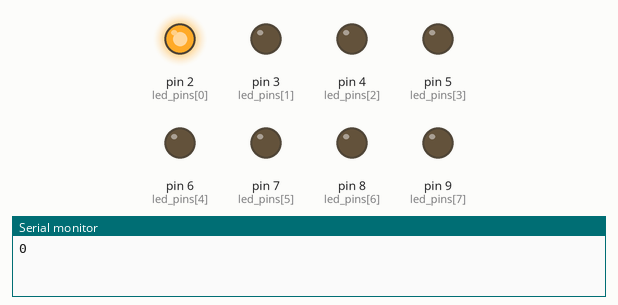
This sketch was run on a simulated Arduino Uno, built with avr-gcc and run on an emulated ATmega328P. On the bench: output pins drawn as LEDs (lit = HIGH), the last lines printed to the serial monitor.

Above: at 0.02 s.
At 0.27 s:
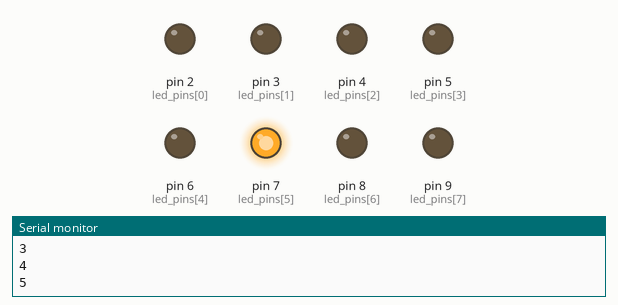
At 0.57 s:
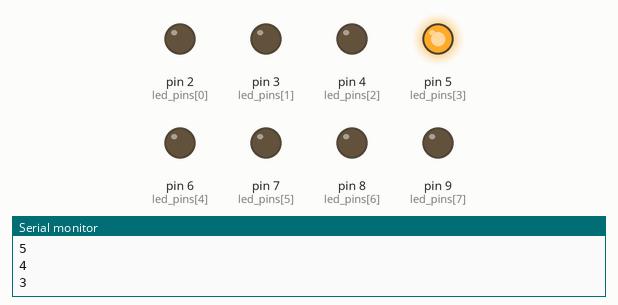
At 1.02 s:
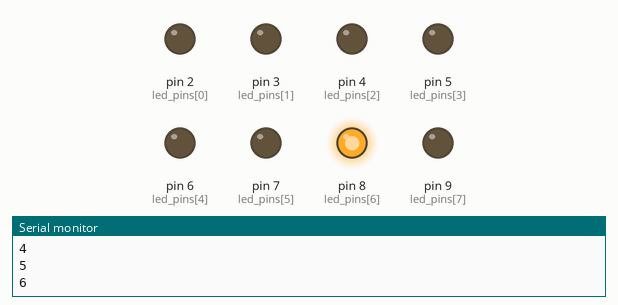
At 1.47 s:
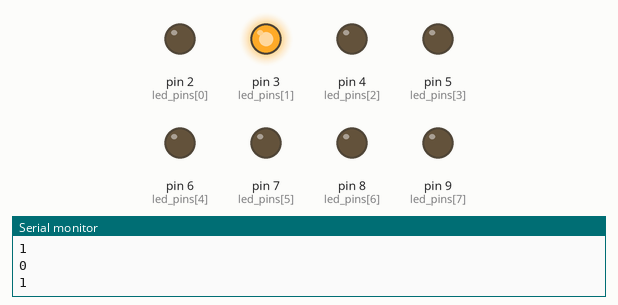
At 2.93 s:
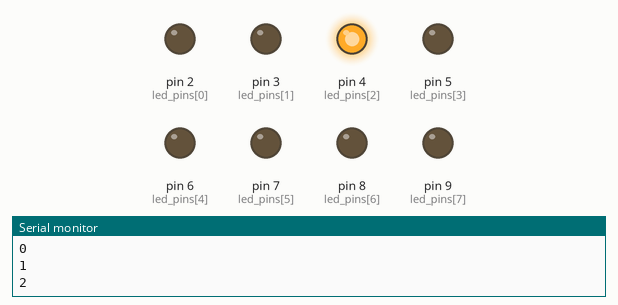
Timing chart, 0 to 3.2 s (numbered marks = the images above):
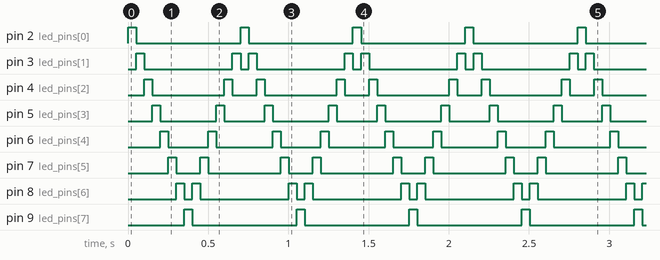

Measured:
- by itself, pin 2 (led_pins[0]), pin 9 (led_pins[7]): alternates HIGH for 0.05 s and LOW for 0.65 s
- by itself, pin 3 (led_pins[1]): repeats every 0.70 s: LOW 0.55 s, HIGH 0.05 s, LOW 0.05 s, HIGH 0.05 s
- by itself, pin 4 (led_pins[2]): repeats every 0.70 s: LOW 0.45 s, HIGH 0.05 s, LOW 0.15 s, HIGH 0.05 s
- by itself, pin 5 (led_pins[3]): repeats every 0.70 s: LOW 0.35 s, HIGH 0.05 s, LOW 0.25 s, HIGH 0.05 s
- by itself, pin 6 (led_pins[4]): repeats every 0.70 s: LOW 0.25 s, HIGH 0.05 s, LOW 0.35 s, HIGH 0.05 s
- by itself, pin 7 (led_pins[5]): repeats every 0.70 s: LOW 0.15 s, HIGH 0.05 s, LOW 0.45 s, HIGH 0.05 s
- by itself, pin 8 (led_pins[6]): repeats every 0.70 s: LOW 0.05 s, HIGH 0.05 s, LOW 0.55 s, HIGH 0.05 s

The sketch:

_8leds.ino
```cpp
int led_pins[] = {2,3,4,5,6,7,8,9};
int led_pins_count = 8;
void setup() {
  Serial.begin(9600);
  // put your setup code here, to run once:
  for (int i = 0 ; i < led_pins_count ; i++) {
    pinMode(led_pins[i], OUTPUT);
  }
}

void loop() {
  // put your main code here, to run repeatedly:
 // oneAfterAnotherNoLoop();
  // oneAfterAnotherLoop();
 // oneAtATime();
//  Serial.println("loop is alive!");
  sideToSide();
}

void oneAfterAnotherNoLoop() {
  int delayTime = 50;
  for (int i = 0 ; i < led_pins_count ; i++) {
    digitalWrite(led_pins[i], HIGH);
    delay(delayTime);
  }
}

void oneAtATime() {
  int delayTime = 50;
  for (int i = 0 ; i < led_pins_count  ; i++) {
    digitalWrite(led_pins[i], HIGH);
    delay(delayTime);
    digitalWrite(led_pins[i], LOW);
  }

}

void sideToSide() {
  int delayTime = 50;
  int led = 0;
  int nextLed = 1;
  while (true) {
    Serial.println(led);
    digitalWrite(led_pins[led], HIGH);
    delay(delayTime);
    digitalWrite(led_pins[led], LOW);

    led += nextLed;
    if (led == 0 || led == led_pins_count -1) {
      nextLed = -nextLed;
    }
  }
}

void oneAfterAnotherLoop() {
  int delayTime = 50;
  for (int i = 0 ; i < led_pins_count ; i++) {
    digitalWrite(led_pins[i], HIGH);
    delay(delayTime);
  }
  for (int i = 0 ; i < led_pins_count ; i++) {
    digitalWrite(led_pins[i], LOW);
    delay(delayTime);
  }

}
```
